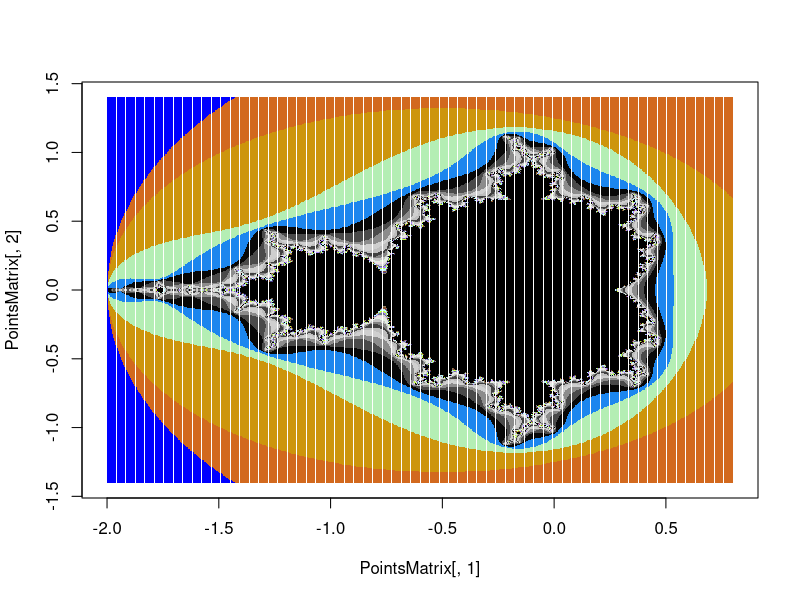

The R source for this figure:
###########################################################################################
# MANDELBROT SET 
# found at: http://users.utu.fi/attenka/mandelbrot_set.R
# this searches over a grid step by step and then colors the plot based on the Dist value 
###########################################################################################

Limits=c(-2,0.8)
MaxIter=25
cl=colours()
Step=seq(Limits[1],Limits[2],by=0.005)
S=floor(length(cl)/MaxIter)
Dist=0
PointsMatrix=array(0,dim=c(length(Step)*length(Step),3))
t=0


for(a in Step)
{
  for(b in Step+0.6)
  {
    x=0;y=0;n=0;Dist=0
    while(n<MaxIter & Dist<4)
    {
      n=n+1
      newx=a+x^2-y^2
      newy=b+2*x*y
      Dist=newx^2+newy^2
      x=newx;y=newy
    }
    if(Dist<4) colour=24 # black colour
    else colour=n*S
    t <- t+1
    PointsMatrix[t,]=c(a,b,colour)
  }
}

plot(PointsMatrix[,1], PointsMatrix[,2], xlim=Limits, ylim=Limits+0.6, col=cl[PointsMatrix[,3]], pch=".")
